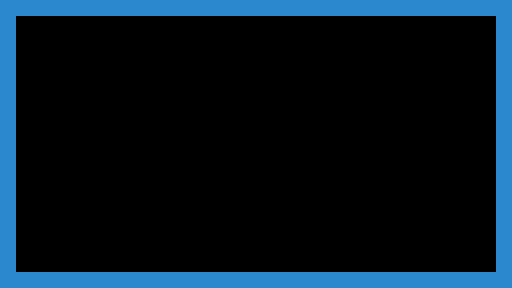

A 2D game scene composited from a Tiled map and its tileset images. What follows is a short description and the map's XML, with every tile layer's data as written:
An orthogonal 32x18 tile map with 16x16 px tiles, 1 tile layer (Tile Layer 1) and 1 object.

<map version="1.2" tiledversion="1.2.3" orientation="orthogonal" renderorder="right-down" width="32" height="18" tilewidth="16" tileheight="16" infinite="0" nextlayerid="3" nextobjectid="21">
 <tileset firstgid="1" name="testtileset" tilewidth="16" tileheight="16" tilecount="4" columns="2">
  <image source="fracture/assets/img/testtileset.png" width="32" height="32" />
 </tileset>
 <layer id="1" name="Tile Layer 1" width="32" height="18">
  <data encoding="csv">
1,1,1,1,1,1,1,1,1,1,1,1,1,1,1,1,1,1,1,1,1,1,1,1,1,1,1,1,1,1,1,1,
1,0,0,0,0,0,0,0,0,0,0,0,0,0,0,0,0,0,0,0,0,0,0,0,0,0,0,0,0,0,0,1,
1,0,0,0,0,0,0,0,0,0,0,0,0,0,0,0,0,0,0,0,0,0,0,0,0,0,0,0,0,0,0,1,
1,0,0,0,0,0,0,0,0,0,0,0,0,0,0,0,0,0,0,0,0,0,0,0,0,0,0,0,0,0,0,1,
1,0,0,0,0,0,0,0,0,0,0,0,0,0,0,0,0,0,0,0,0,0,0,0,0,0,0,0,0,0,0,1,
1,0,0,0,0,0,0,0,0,0,0,0,0,0,0,0,0,0,0,0,0,0,0,0,0,0,0,0,0,0,0,1,
1,0,0,0,0,0,0,0,0,0,0,0,0,0,0,0,0,0,0,0,0,0,0,0,0,0,0,0,0,0,0,1,
1,0,0,0,0,0,0,0,0,0,0,0,0,0,0,0,0,0,0,0,0,0,0,0,0,0,0,0,0,0,0,1,
1,0,0,0,0,0,0,0,0,0,0,0,0,0,0,0,0,0,0,0,0,0,0,0,0,0,0,0,0,0,0,1,
1,0,0,0,0,0,0,0,0,0,0,0,0,0,0,0,0,0,0,0,0,0,0,0,0,0,0,0,0,0,0,1,
1,0,0,0,0,0,0,0,0,0,0,0,0,0,0,0,0,0,0,0,0,0,0,0,0,0,0,0,0,0,0,1,
1,0,0,0,0,0,0,0,0,0,0,0,0,0,0,0,0,0,0,0,0,0,0,0,0,0,0,0,0,0,0,1,
1,0,0,0,0,0,0,0,0,0,0,0,0,0,0,0,0,0,0,0,0,0,0,0,0,0,0,0,0,0,0,1,
1,0,0,0,0,0,0,0,0,0,0,0,0,0,0,0,0,0,0,0,0,0,0,0,0,0,0,0,0,0,0,1,
1,0,0,0,0,0,0,0,0,0,0,0,0,0,0,0,0,0,0,0,0,0,0,0,0,0,0,0,0,0,0,1,
1,0,0,0,0,0,0,0,0,0,0,0,0,0,0,0,0,0,0,0,0,0,0,0,0,0,0,0,0,0,0,1,
1,0,0,0,0,0,0,0,0,0,0,0,0,0,0,0,0,0,0,0,0,0,0,0,0,0,0,0,0,0,0,1,
1,1,1,1,1,1,1,1,1,1,1,1,1,1,1,1,1,1,1,1,1,1,1,1,1,1,1,1,1,1,1,1
</data>
 </layer>
 <objectgroup id="2" name="Platforms">
  <object id="20" gid="2" x="143.333" y="160.667" width="352" height="16" />
 </objectgroup>
</map>
